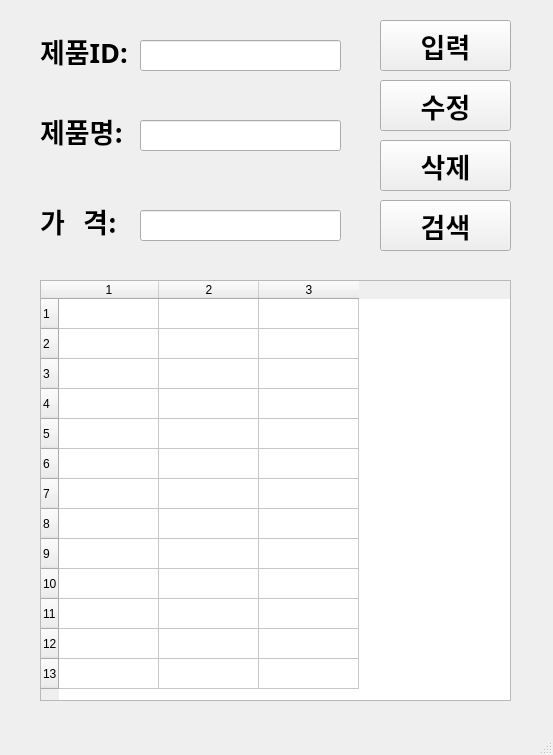
<?xml version="1.0" encoding="UTF-8"?>
<ui version="4.0">
 <class>MainWindow</class>
 <widget class="QMainWindow" name="MainWindow">
  <property name="geometry">
   <rect>
    <x>0</x>
    <y>0</y>
    <width>553</width>
    <height>755</height>
   </rect>
  </property>
  <property name="windowTitle">
   <string>MainWindow</string>
  </property>
  <widget class="QWidget" name="centralwidget">
   <widget class="QLabel" name="label">
    <property name="geometry">
     <rect>
      <x>40</x>
      <y>20</y>
      <width>101</width>
      <height>61</height>
     </rect>
    </property>
    <property name="font">
     <font>
      <family>맑은 고딕</family>
      <pointsize>20</pointsize>
      <weight>75</weight>
      <bold>true</bold>
     </font>
    </property>
    <property name="text">
     <string>제품ID:</string>
    </property>
   </widget>
   <widget class="QLabel" name="label_2">
    <property name="geometry">
     <rect>
      <x>40</x>
      <y>100</y>
      <width>101</width>
      <height>61</height>
     </rect>
    </property>
    <property name="font">
     <font>
      <family>맑은 고딕</family>
      <pointsize>20</pointsize>
      <weight>75</weight>
      <bold>true</bold>
     </font>
    </property>
    <property name="text">
     <string>제품명:</string>
    </property>
   </widget>
   <widget class="QLabel" name="label_3">
    <property name="geometry">
     <rect>
      <x>40</x>
      <y>190</y>
      <width>101</width>
      <height>61</height>
     </rect>
    </property>
    <property name="font">
     <font>
      <family>맑은 고딕</family>
      <pointsize>20</pointsize>
      <weight>75</weight>
      <bold>true</bold>
     </font>
    </property>
    <property name="text">
     <string>가   격:</string>
    </property>
   </widget>
   <widget class="QLineEdit" name="prodID">
    <property name="geometry">
     <rect>
      <x>140</x>
      <y>40</y>
      <width>201</width>
      <height>31</height>
     </rect>
    </property>
    <property name="font">
     <font>
      <family>맑은 고딕</family>
      <pointsize>20</pointsize>
      <weight>75</weight>
      <bold>true</bold>
     </font>
    </property>
   </widget>
   <widget class="QLineEdit" name="prodName">
    <property name="geometry">
     <rect>
      <x>140</x>
      <y>120</y>
      <width>201</width>
      <height>31</height>
     </rect>
    </property>
    <property name="font">
     <font>
      <family>맑은 고딕</family>
      <pointsize>20</pointsize>
      <weight>75</weight>
      <bold>true</bold>
     </font>
    </property>
   </widget>
   <widget class="QLineEdit" name="prodPrice">
    <property name="geometry">
     <rect>
      <x>140</x>
      <y>210</y>
      <width>201</width>
      <height>31</height>
     </rect>
    </property>
    <property name="font">
     <font>
      <family>맑은 고딕</family>
      <pointsize>20</pointsize>
      <weight>75</weight>
      <bold>true</bold>
     </font>
    </property>
   </widget>
   <widget class="QPushButton" name="pushButton">
    <property name="geometry">
     <rect>
      <x>380</x>
      <y>20</y>
      <width>131</width>
      <height>51</height>
     </rect>
    </property>
    <property name="font">
     <font>
      <family>맑은 고딕</family>
      <pointsize>20</pointsize>
      <weight>75</weight>
      <bold>true</bold>
     </font>
    </property>
    <property name="text">
     <string>입력</string>
    </property>
   </widget>
   <widget class="QPushButton" name="pushButton_2">
    <property name="geometry">
     <rect>
      <x>380</x>
      <y>80</y>
      <width>131</width>
      <height>51</height>
     </rect>
    </property>
    <property name="font">
     <font>
      <family>맑은 고딕</family>
      <pointsize>20</pointsize>
      <weight>75</weight>
      <bold>true</bold>
     </font>
    </property>
    <property name="text">
     <string>수정</string>
    </property>
   </widget>
   <widget class="QPushButton" name="pushButton_3">
    <property name="geometry">
     <rect>
      <x>380</x>
      <y>140</y>
      <width>131</width>
      <height>51</height>
     </rect>
    </property>
    <property name="font">
     <font>
      <family>맑은 고딕</family>
      <pointsize>20</pointsize>
      <weight>75</weight>
      <bold>true</bold>
     </font>
    </property>
    <property name="text">
     <string>삭제</string>
    </property>
   </widget>
   <widget class="QPushButton" name="pushButton_4">
    <property name="geometry">
     <rect>
      <x>380</x>
      <y>200</y>
      <width>131</width>
      <height>51</height>
     </rect>
    </property>
    <property name="font">
     <font>
      <family>맑은 고딕</family>
      <pointsize>20</pointsize>
      <weight>75</weight>
      <bold>true</bold>
     </font>
    </property>
    <property name="text">
     <string>검색</string>
    </property>
   </widget>
   <widget class="QTableWidget" name="tableWidget">
    <property name="geometry">
     <rect>
      <x>40</x>
      <y>280</y>
      <width>471</width>
      <height>421</height>
     </rect>
    </property>
    <property name="rowCount">
     <number>13</number>
    </property>
    <property name="columnCount">
     <number>3</number>
    </property>
    <row/>
    <row/>
    <row/>
    <row/>
    <row/>
    <row/>
    <row/>
    <row/>
    <row/>
    <row/>
    <row/>
    <row/>
    <row/>
    <column/>
    <column/>
    <column/>
   </widget>
  </widget>
  <widget class="QMenuBar" name="menubar">
   <property name="geometry">
    <rect>
     <x>0</x>
     <y>0</y>
     <width>553</width>
     <height>21</height>
    </rect>
   </property>
  </widget>
  <widget class="QStatusBar" name="statusbar"/>
 </widget>
 <resources/>
 <connections>
  <connection>
   <sender>pushButton</sender>
   <signal>clicked()</signal>
   <receiver>MainWindow</receiver>
   <slot>addProduct()</slot>
   <hints>
    <hint type="sourcelabel">
     <x>418</x>
     <y>78</y>
    </hint>
    <hint type="destinationlabel">
     <x>384</x>
     <y>109</y>
    </hint>
   </hints>
  </connection>
  <connection>
   <sender>pushButton_2</sender>
   <signal>clicked()</signal>
   <receiver>MainWindow</receiver>
   <slot>updateProduct()</slot>
   <hints>
    <hint type="sourcelabel">
     <x>421</x>
     <y>130</y>
    </hint>
    <hint type="destinationlabel">
     <x>383</x>
     <y>165</y>
    </hint>
   </hints>
  </connection>
  <connection>
   <sender>pushButton_3</sender>
   <signal>clicked()</signal>
   <receiver>MainWindow</receiver>
   <slot>removeProduct()</slot>
   <hints>
    <hint type="sourcelabel">
     <x>418</x>
     <y>188</y>
    </hint>
    <hint type="destinationlabel">
     <x>385</x>
     <y>230</y>
    </hint>
   </hints>
  </connection>
  <connection>
   <sender>pushButton_4</sender>
   <signal>clicked()</signal>
   <receiver>MainWindow</receiver>
   <slot>getProduct()</slot>
   <hints>
    <hint type="sourcelabel">
     <x>421</x>
     <y>252</y>
    </hint>
    <hint type="destinationlabel">
     <x>387</x>
     <y>281</y>
    </hint>
   </hints>
  </connection>
 </connections>
 <slots>
  <slot>addProduct()</slot>
  <slot>updateProduct()</slot>
  <slot>removeProduct()</slot>
  <slot>getProduct()</slot>
 </slots>
</ui>
